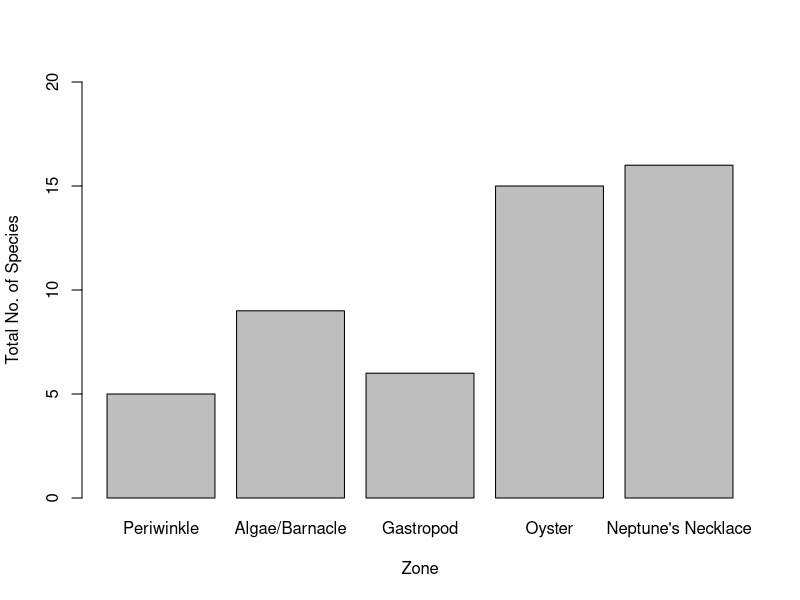

Reproduce this figure in R.
#!/usr/bin/env Rscript

zone.names <- read.csv("zones.csv")$name
species <- read.csv("species.txt", header = F)
zone <- list(read.csv("zone1.csv"),
             read.csv("zone2.csv"),
             read.csv("zone3.csv"),
             read.csv("zone4.csv"),
             read.csv("zone5.csv"))

pdf("count.pdf", 8, 5)
barplot(c(nrow(zone[[1]]),
          nrow(zone[[2]]),
          nrow(zone[[3]]),
          nrow(zone[[4]]),
          nrow(zone[[5]])),
        names.arg = zone.names,
        ylim = c(0, 20),
        xlab = "Zone",
        ylab = "Total No. of Species")

